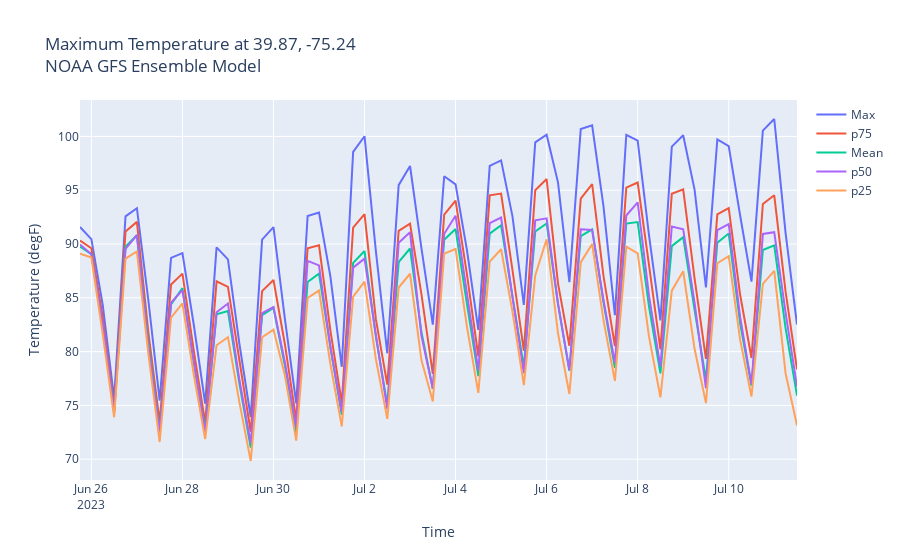

This figure's notebook cell:
### Code cell
fig = go.Figure()

fig.add_trace(go.Scatter(x=df['time'], y=df_max['temp'], name='Max'))
fig.add_trace(go.Scatter(x=df['time'], y=df_p75['temp'], name='p75'))
fig.add_trace(go.Scatter(x=df['time'], y=df_mean['temp'], name='Mean'))
fig.add_trace(go.Scatter(x=df['time'], y=df_median['temp'], name='p50'))
fig.add_trace(go.Scatter(x=df['time'], y=df_p25['temp'], name='p25'))

# Set layout options
fig.update_layout(title=f'Maximum Temperature at {LAT}, {LON}<br>NOAA GFS Ensemble Model',
                  xaxis_title='Time',
                  yaxis_title='Temperature (degF)')

# Display the graph
fig.show()
